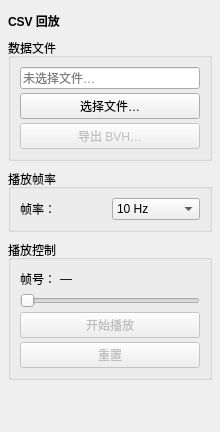
<?xml version="1.0" encoding="UTF-8"?>
<ui version="4.0">
 <class>csv_import_panel</class>
 <widget class="QWidget" name="csv_import_panel">
  <property name="minimumSize">
   <size>
    <width>220</width>
    <height>0</height>
   </size>
  </property>
  <property name="maximumSize">
   <size>
    <width>220</width>
    <height>16777215</height>
   </size>
  </property>
  <layout class="QVBoxLayout" name="root_layout">
   <property name="leftMargin">
    <number>8</number>
   </property>
   <property name="topMargin">
    <number>12</number>
   </property>
   <property name="rightMargin">
    <number>8</number>
   </property>
   <property name="bottomMargin">
    <number>12</number>
   </property>
   <property name="spacing">
    <number>8</number>
   </property>
   <item>
    <widget class="QLabel" name="lbl_title">
     <property name="text">
      <string>&lt;b&gt;CSV 回放&lt;/b&gt;</string>
     </property>
    </widget>
   </item>
   <item>
    <widget class="QGroupBox" name="group_file">
     <property name="title">
      <string>数据文件</string>
     </property>
     <layout class="QVBoxLayout" name="file_layout">
      <property name="spacing">
       <number>4</number>
      </property>
      <item>
       <widget class="QLineEdit" name="path_edit">
        <property name="readOnly">
         <bool>true</bool>
        </property>
        <property name="placeholderText">
         <string>未选择文件…</string>
        </property>
       </widget>
      </item>
      <item>
       <widget class="QPushButton" name="btn_browse">
        <property name="text">
         <string>选择文件…</string>
        </property>
       </widget>
      </item>
      <item>
       <widget class="QPushButton" name="btn_export_bvh">
        <property name="text">
         <string>导出 BVH…</string>
        </property>
        <property name="enabled">
         <bool>false</bool>
        </property>
       </widget>
      </item>
     </layout>
    </widget>
   </item>
   <item>
    <widget class="QGroupBox" name="group_fps">
     <property name="title">
      <string>播放帧率</string>
     </property>
     <layout class="QHBoxLayout" name="fps_layout">
      <property name="spacing">
       <number>4</number>
      </property>
      <item>
       <widget class="QLabel" name="lbl_fps_caption">
        <property name="text">
         <string>帧率：</string>
        </property>
       </widget>
      </item>
      <item>
       <widget class="QComboBox" name="fps_combo">
        <item>
         <property name="text">
          <string>10 Hz</string>
         </property>
        </item>
        <item>
         <property name="text">
          <string>24 Hz</string>
         </property>
        </item>
        <item>
         <property name="text">
          <string>30 Hz</string>
         </property>
        </item>
        <item>
         <property name="text">
          <string>60 Hz</string>
         </property>
        </item>
       </widget>
      </item>
     </layout>
    </widget>
   </item>
   <item>
    <widget class="QGroupBox" name="group_ctrl">
     <property name="title">
      <string>播放控制</string>
     </property>
     <layout class="QVBoxLayout" name="ctrl_layout">
      <property name="spacing">
       <number>4</number>
      </property>
      <item>
       <layout class="QHBoxLayout" name="frame_row">
        <item>
         <widget class="QLabel" name="lbl_frame_caption">
          <property name="text">
           <string>帧号：</string>
          </property>
         </widget>
        </item>
        <item>
         <widget class="QLabel" name="lbl_frame">
          <property name="text">
           <string>—</string>
          </property>
         </widget>
        </item>
        <item>
         <spacer name="frame_row_spacer">
          <property name="orientation">
           <enum>Qt::Horizontal</enum>
          </property>
          <property name="sizeHint" stdset="0">
           <size>
            <width>40</width>
            <height>20</height>
           </size>
          </property>
         </spacer>
        </item>
       </layout>
      </item>
      <item>
       <widget class="QSlider" name="slider_progress">
        <property name="minimum">
         <number>0</number>
        </property>
        <property name="maximum">
         <number>1000</number>
        </property>
        <property name="value">
         <number>0</number>
        </property>
        <property name="orientation">
         <enum>Qt::Horizontal</enum>
        </property>
        <property name="enabled">
         <bool>false</bool>
        </property>
       </widget>
      </item>
      <item>
       <widget class="QPushButton" name="btn_play_pause">
        <property name="text">
         <string>开始播放</string>
        </property>
        <property name="enabled">
         <bool>false</bool>
        </property>
       </widget>
      </item>
      <item>
       <widget class="QPushButton" name="btn_reset">
        <property name="text">
         <string>重置</string>
        </property>
        <property name="enabled">
         <bool>false</bool>
        </property>
       </widget>
      </item>
     </layout>
    </widget>
   </item>
   <item>
    <spacer name="bottom_spacer">
     <property name="orientation">
      <enum>Qt::Vertical</enum>
     </property>
     <property name="sizeHint" stdset="0">
      <size>
       <width>20</width>
       <height>40</height>
      </size>
     </property>
    </spacer>
   </item>
  </layout>
 </widget>
 <resources/>
 <connections/>
</ui>
